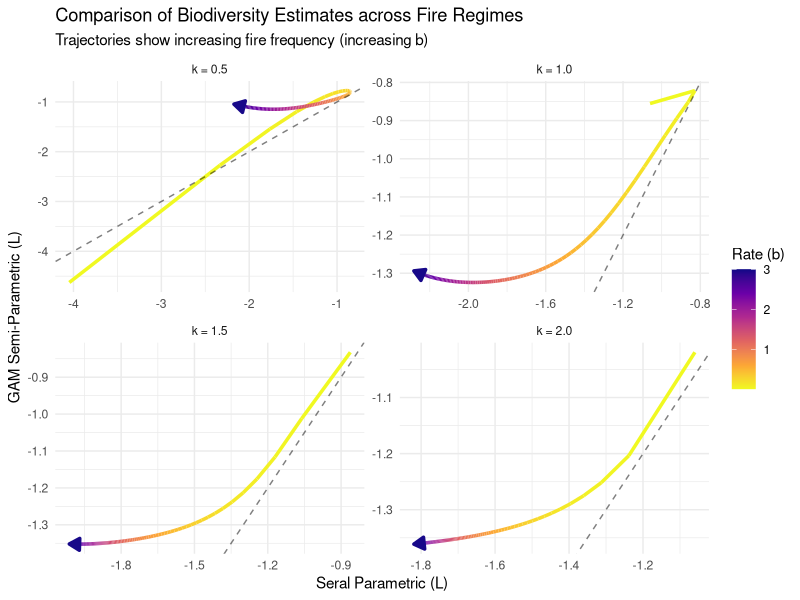

R code for this plot:
# ==============================================================================
# Compare the flexible GAM approach against the Seral parametric model.
# ==============================================================================

library(tidyverse)
library(mgcv)
library(readxl)
library(ggplot2)
library(viridis)

# --- 1. Load Data & Fits ---
data <- read_excel("data/data.xlsx")
species_names <- names(data)[3:ncol(data)]
data_power <- read_csv("data/species_power_dist.csv", show_col_types = FALSE)
seral_fits <- read_csv("data/seral_model_fits.csv", show_col_types = FALSE)

# --- 2. Fit GAM Models & Calculate Tail Dilation (Approach 2) ---
# This ensures the GAM has the correct extrapolated tails for comparison
gam_models <- lapply(species_names, function(sp) {
  gam(data[[sp]] ~ s(tsf), family = binomial(link = "cloglog"), method = "REML", data = data)
})
names(gam_models) <- species_names

breaking_point_gam <- sapply(species_names, function(sp) {
  -log(1 - predict(gam_models[[sp]], newdata = data.frame(tsf = 154), type = "response"))
})

power_abun_tlast <- data_power$alpha * 154^data_power$beta
data_power$modified_alpha <- data_power$alpha * (breaking_point_gam / power_abun_tlast)

# --- 3. Integration Functions ---
trapz <- function(x, y) sum((y[-1] + y[-length(y)])/2 * diff(x))

# Function to calculate ln(G) for the GAM across b and k
calc_logG_gam <- function(b, k) {
  # Range [0, 154]
  t1 <- seq(0, 154, length.out = 500)
  g1 <- b^(1/k) * exp(-b * t1^k) / gamma(1/k + 1)
  areas1 <- sapply(species_names, function(sp) {
    preds <- predict(gam_models[[sp]], newdata = data.frame(tsf = t1), type = "response")
    trapz(t1, g1 * (-log(1 - pmax(pmin(preds, 1-1e-12), 1e-12))))
  })
  
  # Tail [154, 1000]
  t2 <- seq(154, 1000, length.out = 500)
  g2 <- b^(1/k) * exp(-b * t2^k) / gamma(1/k + 1)
  areas2 <- sapply(species_names, function(sp) {
    alpha <- data_power$modified_alpha[data_power$species == sp]
    beta  <- data_power$beta[data_power$species == sp]
    trapz(t2, g2 * (alpha * t2^beta))
  })
  
  mean(log(areas1 + areas2))
}

# --- 4. Evaluate Trajectories ---
k_vals_to_plot <- c(0.5, 1.0, 1.5, 2.0)
b_seq <- seq(0.01, 3.0, length.out = 100)

cat("Calculating trajectories...\n")
plot_results <- list()

for (k_v in k_vals_to_plot) {
  # Get Seral coefficients for this k
  k_fits <- seral_fits %>% filter(abs(k - k_v) < 1e-5)
  
  # Calculate per-point indices 
  temp_df <- data.frame(b = b_seq, k = k_v)
  # GLM value using the formula directly
  temp_df$logG_seral <- sapply(b_seq, function(b_v) {
    # Equation 3.8: Analytic solution for the Seral Model
    log_d_i <- log(k_fits$alpha) + (1/k_v)*log(b_v) - (k_fits$beta/k_v)*log(b_v + k_fits$gamma) + 
      lgamma(k_fits$beta/k_v) - lgamma(1/k_v)
    mean(log_d_i)
  })
  
  # GAM value using the trapezoidal rule approximation
  temp_df$logG_gam <- sapply(b_seq, function(b_v) calc_logG_gam(b_v, k_v))
  
  # Calculate R2 for this specific k trajectory
  r2 <- cor(temp_df$logG_seral, temp_df$logG_gam)^2
  temp_df$r2_label <- sprintf("k = %.1f", k_v)
  # temp_df$r2_label <- sprintf("k = %.1f (R² = %.4f)", k_v, r2)
  
  plot_results[[as.character(k_v)]] <- temp_df
}

final_df <- bind_rows(plot_results)

# --- 5. Generate and Save Plot ---
if(!dir.exists("Figures")) dir.create("Figures")

p <- ggplot(final_df, aes(x = logG_seral, y = logG_gam, color = b)) +
  geom_path(linewidth = 1.2, arrow = arrow(length = unit(0.3, "cm"), type = "closed")) +
  geom_abline(slope = 1, intercept = 0, color = "black", linetype = "dashed", alpha = 0.5) +
  facet_wrap(~r2_label, scales = "free") +
  scale_color_viridis_c(name = "Rate (b)", option = "plasma", direction = -1) +
  labs(
    x = "Seral Parametric (L)",
    y = "GAM Semi-Parametric (L)",
    title = "Comparison of Biodiversity Estimates across Fire Regimes",
    subtitle = "Trajectories show increasing fire frequency (increasing b)"
  ) +
  theme_minimal()

ggsave("Figures/Compare_Seral_GAM_Trajectories.png", p, width = 10, height = 8, dpi = 300, bg = "white")
cat("Saved: Figures/Compare_Seral_GAM_Trajectories.png\n")
